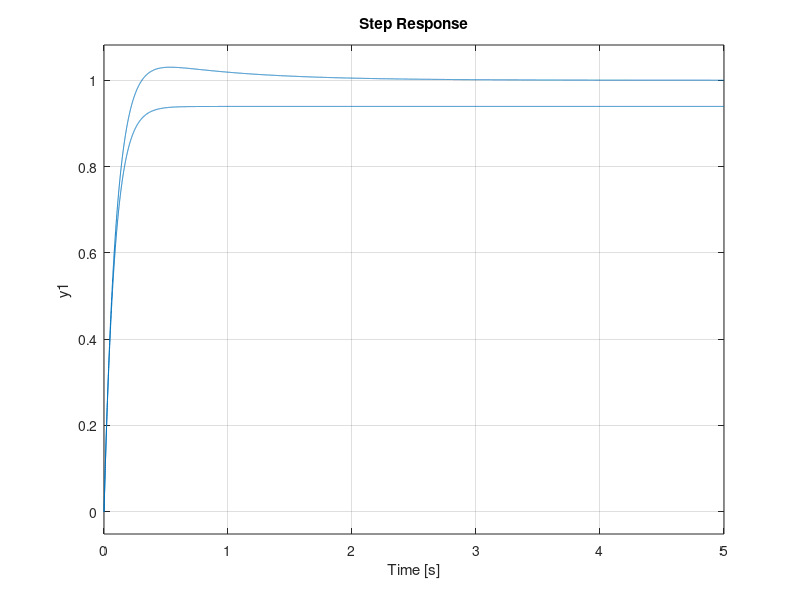

MATLAB code to generate this figure:
% Matlab ci serve per manipolare facilmente le funzioni di trasferimento e
% calcolarne le loro principali caratteristiche (singolarita', guadagno, ecc)
% Servira' per analizzare il comportamento in frequenza dei sistemi
% tracciando diagrammi di Bode, Nyquist e Nichols della sua fdt, dove gli
% ultimi due sono rappresentazioni grafiche orientate all'analisi della
% stabilita' di un sistema retroazionato dall'uscita
% Infine ci permettera' di simulare la risposta del sistema ad un ingresso
% assegnato per verificare che le specifiche siano soddisfatte
%  ___________________________________________________________

% ESEMPIO: Simulazione di un sistema di controllo nel caso di un
% servomotore in corrente continua (vedi immagine)
% Manca il ramo di retroazione che moltiplicava Omega per Km e lo riportava
% indietro sottraendola a Va. La retroazione interna non c'e' piu' perche'
% e' stato inserito un blocco di azionamento del motore che contiene al suo
% interno una retroazione di corrente: la corrente Ia di armatura viene
% fatta passare per una resistenza nota Rs, la tensione ai suoi capi e'
% proporzionale alla corrente; il blocco di azionamento chiude un anello di
% retroazione di controllo di corrente con l'inserimento di un controllore
% di corrente.
% Se consideriamo l'azionamento come un sistema controllato notiamo che
% l'uscita Ia insegue il riferimento V(r,Ia) se il progetto di C(Ia) e' stato
% fatto in maniera adeguata. Ia rimane agganciata all'andamento di V(r,Ia)
% e il contributo della retroazione interna diventa trascurabile perche'
% diventa assimilabile a un disturbo cancellato dagli effetti del controllo
% di corrente.


% Noi come utenti abbiano a disposizione come tensione di ingresso quella
% dell'azionamento V(r,Ia) e come segnale in uscita V_omega erogata dal
% trasduttore
% -> La parte da controllare e' quella in giallo

% Primo obbiettivo: calcolo della fdt del motore (incluso anello di
% corrente) per Tc=0

% E' utile iniziare il file con clear all e close all per "pulire"
% l'ambiente di lavoro
clear all
close all

% Poiche' lavoreremo con dft, definiamo la variabile complessa s
s=tf('s');

% Assegniamo i valori numerici ai parametri del sistema (nelle appropriate
% unita' di misura) e definiamo CIa(s).
Ra=6;
L=3.24e-3;
Km=0.05335;
J=20e-6;
beta=14e-6;
KD=0.0285;
Kcond=0.67;
Rs=7.525;
A=2.925;
K=1000;
CIa=K/s;   % controllore di corrente

% Calcoliamo la fdt del sistema chiuso in retroazione (fdt tra Vr,Ia(s) e
% Ia(s), indicata come FrIa(s)) 
% Manualmente puo' essere calcolata come una funzione razionale fratta:
% funzioneRamoDiretto / 1-(funzione d'anello)
% Usiamo il comando  >>  feedback(fdt_ramo_diretto,fdt_retroazione) 
% che ci permette di calcolare in maniera "pulita", ovvero effettuando in
% automatico eventuali cancelazioni zeri-poli
% il alternativa, se la calcolassi a mano, poi dovrei applicare
% minreal(sys) per trovare la forma minima
FrIa = feedback(CIa*A/(L*s+Ra),Rs); % con 2 argomenti assumo che la retroazione sia negativa
                                    % se fosse positiva dovrei indicare come 3^ parametro +1
% A questo punto calcoliamo la fdt complessiva
F = FrIa*Km/(J*s+beta)*KD*Kcond

% Quindi per Tc=0 lo schema a blocchi diventa:
%
%   r    _____  ydes     e    ____________    u    ______        y
%  ---->| Kr  |------>O----->| C_omega(s) |------>| F(s) |-----.--->
%       |_____|    +  | _    |____________|       |______|     |
%                     |________________________________________|
% 
% con:   ydes = Vr,omega    u = Vr,Ia    y= V_omega 

% Simulazione della risposta del sistema ad anello chiuso per diversi
% controllori, considero un riferimento a gradino unitario.
% Consideriamo due tipi di controllore, puramente proporzionale (P) e
% proporzionale-integrativo (PI), che tiene conto di cio' che e' successo in
% passato, mediando nel tempo il segnale d'errore
Kr=1;
Kp=0.4;
C_omega1=Kp; % guadagno proporzionale
Ki=2; % proporzionale all'integrale dell'errore
C_omega2= Kp+Ki/s;

% Calcolo le fdt in catena chiusa che ottengo nei due casi
W1=Kr*feedback(C_omega1*F,1)  % 1 perche' non ho nulla nel ramo in retroazione
W2=Kr*feedback(C_omega2*F,1)

% Applichiamo il gradino unitario con il comando step e vediamo se l'uscita
% insegue il riferimento e come evolve
step(W1,5)
hold on
step(W2,5)
hold off

% Notiamo che in entrambi i casi il sistema e' asintoticamente stabile, ma
% con C_omega=Kp l'uscita a regime converge ad un valore diverso da 1,
% quindi errore non nullo (e=0.205)
% Anche nel transitorio il comportamento e' diverso, con C_omega=Kp+Ki/s si
% ha sovraelongazione (significativa, circa 27%), tempo di assestamento
% maggiore (circa doppio) ma tempo di salita inferiore
% Questa differenza nel comportamento dipende dalla posizione dei poli delle W(s)
% Il comando >> damp(W1)   determina i poli della fdt nella forma "parte
% reale + parte immaginaria" e ne fornisce anche pulsazione naturale e
% fattore di smorzamento
damp(W1)
damp(W2)

% I poli dominanti sono: -3,41e+00 per W1 e -1,70e+00 +- 3,26e+00i per W2,
% quindi ho una coppia di poli complessi coniugati.
% La costante di tempo si determina come 1/|Re(polo)|, quindi circa 1/3 per
% W1 e circa 2/3 per W2. Gli altri poli, avendo parte reale di due ordini di
% grandezza piu' piccola, avranno anche costante di tempo di due ordini di
% grandezza piu' piccola. Le voluzione dei modi associati a questi poli si
% esaurisce prima che sia finito il transitorio del polo dominante.
% Per questo motivo W1 non presenta sovraelongazione 
% W2 e' caratterizzato da una coppia di poli complessi coniugati, quindi
% presenta elongazione, che e' elevata perche' presentano un fattore di
% smorzamento basso (<< di radice(2)/2)

%%
% Facendo variare Kp, cosa cambia? (transitorio, asintotica stabilita'...)

% Caso 1:  Kp = 0.8 )

clear all
close all

s=tf('s');

Ra=6;
L=3.24e-3;
Km=0.05335;
J=20e-6;
beta=14e-6;
KD=0.0285;
Kcond=0.67;
Rs=7.525;
A=2.925;
K=1000;
CIa=K/s;

FrIa = feedback(CIa*A/(L*s+Ra),Rs);

F = FrIa*Km/(J*s+beta)*KD*Kcond

Kr=1;
Kp2=0.8;  %   -->   raddoppio, do un'azione di controllo piu' forte
C_omega1=Kp2; 
Ki=2;
C_omega2= Kp2+Ki/s;

% Calcolo le fdt in catena chiusa
W1=Kr*feedback(C_omega1*F,1)
W2=Kr*feedback(C_omega2*F,1)

step(W1,5)
hold on
step(W2,5)
hold off
damp(W1)
damp(W2)

% Per W1 l'errore rimane nullo a regime, quindi il valore di Kp non
% influisce, per W2 notiamo che il valore finale e' piu' vicino a quello
% desiderato, errore e quasi dimezzato.
% Si nota che in W2 la sovraelongazione e' minore rispetto a prima e W1
% continua a non presentarla.

% W1 continua ad avere un polo reale dominante, W2 una coppia di poli
% complessi coniugati dominanti; la differenza sta nel fattore di
% smorzamento che e' diventato molto piu' grande (0.832).

%%
% Caso 2:  Kp = 1.6 )

clear all
close all

s=tf('s');

Ra=6;
L=3.24e-3;
Km=0.05335;
J=20e-6;
beta=14e-6;
KD=0.0285;
Kcond=0.67;
Rs=7.525;
A=2.925;
K=1000;
CIa=K/s;

FrIa = feedback(CIa*A/(L*s+Ra),Rs);

F = FrIa*Km/(J*s+beta)*KD*Kcond

Kr=1;
Kp3=1.6;  %   -->   raddoppio di nuovo
C_omega1=Kp3; 
Ki=2;
C_omega2= Kp3+Ki/s;

% Calcolo le fdt in catena chiusa
W1=Kr*feedback(C_omega1*F,1)
W2=Kr*feedback(C_omega2*F,1)

step(W1,5)
hold on
step(W2,5)
hold off
damp(W1)
damp(W2)

% Aumentando ancora Kp speriamo di migliorare il valore dell'uscita e
% diminuire la sovraelongazione.
% Dal grafico possiamo vedere che questo funziona.
% Cambiando il valore di Kp abbiamo spostato i poli facendo diminuire il
% fattore di smorzamento 

% Si "intuisce" che continuano ad aumentare Kp possiamo ulteriormente
% migliorare il valore dell'uscita e diminuire la sovraelongazione ma,
% dovendo assegnare un valore finito, non si azzerera' mai l'errore
% --> Non e' detto inoltre che si possa aumentare a piacimento Kp senza
% compromettere la stabilita' del sistema


%%
% PRECISIONE A REGIME PERMANENTE

%  Si consideri il consueto schema di controllo:
%                                                         |d
%   r    _____  ydes     e    ______    u    ______      +v      y
%  ---->| Kr  |------>O----->| C(s) |------>| F(s) |----->O----.--->
%       |_____|    +  | _    |______|       |______|    +      |
%                     |________________________________________|
% 
% fdt d'anello:  Ga(s) = C(s)*F(s)
% fdt in catena chiusa:  W(s) = y(s)/r(s);  Wy(s) = y(s)/ydes(s)
%
% Supponiamo che l'asintotica stabilita' in catena chiusa sia garantita
% dall'azione del controllore, quindi ci assicura l'esistenza di un regime
% permanente.
% La precisione con cui l'uscita insegue il riferimento e' spesso oggetto
% di specifica. Le specifiche vengono di solito formulate rispetto al
% valore massimo ottenuto in regime permanente, si definisce l'errore
% e=ydes-y  per un dato segnale di riferimento.
% Le famiglie di segnali canonici di riferimento di maggiore interesse
% pratico sono costituiti dai segnali polinomiali e dai segnali sinusoidali
%       r(t) = t^k/k!  ->  r(s) = 1/s^(k+1),   k=0,1,2,...
%       r(t) = sin(omega0*t)  ->  r(s) = omega0/(s^2+omega0^2)
% ad entrambi posso applicare il fattore di scala Kr che mi permette di
% assegnare l'ampiezza desiderata e definire cosi' l'effettiva y desiderata
%
% Usiamo segnali di riferimento polinomiali perche' sono lo strumento
% matematico piu' semplice per definire i principali tipi di comportamento
% che ci aspettiamo di ottenere sul sistema

% ES) k=0, r(t)= epsilon(t) -> ydes(t)=Kr*epsilon(t)
%       L'uscita desiderata e' un gradino di ampiezza Kr
%       Per un sistema meccanico con uscita in posizione corrisponde ad
%       imporre posizione desiderata pari a Kr
%     K=1,  r(t)=t -> ydes(t)=Kr*t
%       L'uscita desiderata e' una rampa di coefficiente angolare Kr.
%       Per un sistema meccanico con uscita in posizione corrisponde ad
%       imporre velocita' dsiderata costante paria  Kr
%     K=2,  r(t)=0.5t^2 -> ydes(t)=0.5Kr*t^2
%       L'uscita desiderata e' un arrco di parabola
%       Per un sistema meccanico con uscita in posizione corrisponde ad
%       imporre accelerazione desiderata costante pari a Kr

% ES) per spostare un braccio robotico dalla posizione iniziale a una
%     posizione finale desiderata viene solitamente utilizzato un profilo
%     di riferimento in posizione di tipo 2-1-2 (cioe' formato dalla
%     sequenza di tre polinomi di ordine 2, 1, 2), generato in modo da
%     rispettare i vincoli di velocita' ed accelerazione massime consentite.
%     Tale profilo corrisponde ad un profilo in velocita' di tipo
%     trapezoidale, ovvero ad un profilo di riferimento in accelerazione
%     formato da una sequenza di gradini.

% Formulare delle richieste sulla capacita' dell'uscita di un sistema di
% inseguire un segnale di riferimento sinusoidale equivale a valutare la
% capacita' di inseguire un segnale generico le cui componenti in frequenza
% sono riconducibili ai segnali sinusoidali considerati.
% Specifiche sull'errore massimo di inseguimento di segnali sinusoidali in
% regime permanente corrispondono a garantire una buona precisione
% all'interno di una banda di pulsazioni di interesse.

